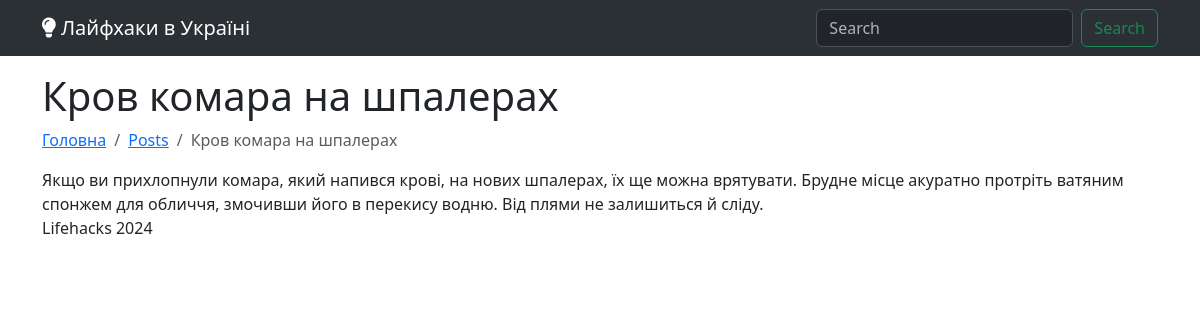
The page /posts/krov-komara-na-shpalerakh on the database its author committed.
### blog/models.py (models this page shows, shortened)
class Post(models.Model):
    title = models.CharField(max_length=200)
    slug = models.CharField(max_length=200, unique=True, blank=True)
    content = models.TextField()
    image = models.CharField(max_length=200, blank=True, null=True)
    youtube = models.CharField(max_length=100, blank=True, null=True)
    tiktok = models.CharField(max_length=100, blank=True, null=True)
    categories = models.ManyToManyField(Category, related_name='posts')
    created_at = models.DateTimeField(auto_now_add=True)
    @property
    def anons(self):
        text = self.content.replace("&nbsp;", " ")
        text = text.replace("\n", " ")
        text = text.replace("\r", " ")
        text = text.replace("  ", " ")
        text = text.replace("&amp;", "&")
        text = text.replace("&#39;", "'")
        text = text.replace('&quot;', '"')
        text = text.replace("&raquo;", '"')
        text = text.replace("&laquo;", '"')
        text = text.replace("&rsquo;", "'")
        return text.lstrip()[0:300]

### blog/views.py (the view)
# urls.py: path('<str:slug>', views.post, name='post_detail'),
def post(request, slug):
    categories = Category.objects.all()
    post = Post.objects.filter(slug=slug).first()
    return render(request, 'blog/post.html', {"categories": categories, "post": post, "active": "posts"})

### blog/templates/blog/post.html (shortened to what this page needs)
{% extends "layout.html" %}
{% block content %}
  <h1>{{ post.title }}</h1>
  <nav aria-label="breadcrumb">
    <ul class="breadcrumb">
      <li class="breadcrumb-item">
        <a href="/">Головна</a>
      </li>
      <li class="breadcrumb-item">
        <a href="/posts">Posts</a>
      </li>
      <li class="breadcrumb-item active" aria-current="page">
        {{ post.title }}
      </li>
    </ul>
  </nav>
  <article class="article-content">
    {{ post.content|safe }}
  </article>
{% endblock %}

### rows shown on the page
Post: title "Кров комара на шпалерах", content "Якщо ви прихлопнули комара, який напився крові, на нових шпалерах, їх ще можна врятувати. Брудне місце акуратно протріть ватяним спонжем для обличчя, змочивши його в перекису водню. Від плями не залишиться й сліду."
